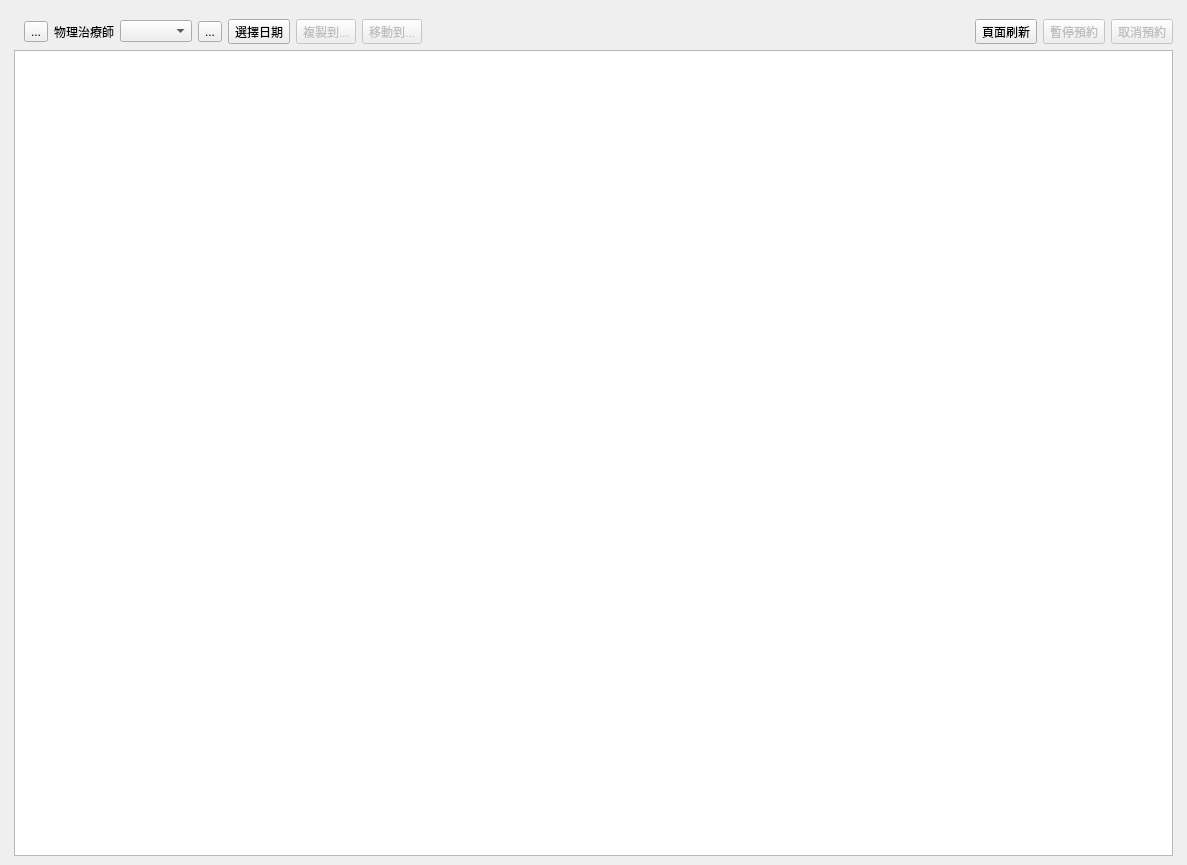
<?xml version="1.0" encoding="UTF-8"?>
<ui version="4.0">
 <class>WindowReservation</class>
 <widget class="QMainWindow" name="WindowReservation">
  <property name="geometry">
   <rect>
    <x>0</x>
    <y>0</y>
    <width>1187</width>
    <height>865</height>
   </rect>
  </property>
  <property name="windowTitle">
   <string>預約掛號</string>
  </property>
  <widget class="QWidget" name="centralwidget">
   <layout class="QVBoxLayout" name="verticalLayout_3">
    <item>
     <layout class="QVBoxLayout" name="verticalLayout">
      <property name="leftMargin">
       <number>5</number>
      </property>
      <property name="topMargin">
       <number>10</number>
      </property>
      <property name="rightMargin">
       <number>5</number>
      </property>
      <item>
       <layout class="QHBoxLayout" name="horizontalLayout_4">
        <property name="leftMargin">
         <number>10</number>
        </property>
        <property name="topMargin">
         <number>0</number>
        </property>
        <property name="bottomMargin">
         <number>0</number>
        </property>
        <item>
         <widget class="QToolButton" name="toolButton_previous">
          <property name="text">
           <string>...</string>
          </property>
          <property name="icon">
           <iconset>
            <normaloff>../icons/go-previous.svg</normaloff>../icons/go-previous.svg</iconset>
          </property>
         </widget>
        </item>
        <item>
         <widget class="QLabel" name="label_calendar">
          <property name="text">
           <string>物理治療師</string>
          </property>
         </widget>
        </item>
        <item>
         <widget class="QComboBox" name="comboBox_physiotherapy"/>
        </item>
        <item>
         <widget class="QToolButton" name="toolButton_next">
          <property name="text">
           <string>...</string>
          </property>
          <property name="icon">
           <iconset>
            <normaloff>../icons/go-next.svg</normaloff>../icons/go-next.svg</iconset>
          </property>
         </widget>
        </item>
        <item>
         <widget class="QToolButton" name="toolButton_get_calendar">
          <property name="enabled">
           <bool>true</bool>
          </property>
          <property name="text">
           <string>選擇日期</string>
          </property>
          <property name="icon">
           <iconset>
            <normaloff>../icons/calendar.svg</normaloff>../icons/calendar.svg</iconset>
          </property>
          <property name="toolButtonStyle">
           <enum>Qt::ToolButtonTextBesideIcon</enum>
          </property>
         </widget>
        </item>
        <item>
         <widget class="QToolButton" name="toolButton_copy_to">
          <property name="enabled">
           <bool>false</bool>
          </property>
          <property name="text">
           <string>複製到...</string>
          </property>
          <property name="icon">
           <iconset>
            <normaloff>../icons/gtk-copy.svg</normaloff>../icons/gtk-copy.svg</iconset>
          </property>
          <property name="toolButtonStyle">
           <enum>Qt::ToolButtonTextBesideIcon</enum>
          </property>
         </widget>
        </item>
        <item>
         <widget class="QToolButton" name="toolButton_move_to">
          <property name="enabled">
           <bool>false</bool>
          </property>
          <property name="text">
           <string>移動到...</string>
          </property>
          <property name="icon">
           <iconset>
            <normaloff>../icons/gtk-cut.svg</normaloff>../icons/gtk-cut.svg</iconset>
          </property>
          <property name="toolButtonStyle">
           <enum>Qt::ToolButtonTextBesideIcon</enum>
          </property>
         </widget>
        </item>
        <item>
         <spacer name="horizontalSpacer_4">
          <property name="orientation">
           <enum>Qt::Horizontal</enum>
          </property>
          <property name="sizeHint" stdset="0">
           <size>
            <width>40</width>
            <height>20</height>
           </size>
          </property>
         </spacer>
        </item>
        <item>
         <widget class="QToolButton" name="toolButton_refresh">
          <property name="enabled">
           <bool>true</bool>
          </property>
          <property name="text">
           <string>頁面刷新</string>
          </property>
          <property name="icon">
           <iconset>
            <normaloff>../icons/stock_refresh.svg</normaloff>../icons/stock_refresh.svg</iconset>
          </property>
          <property name="toolButtonStyle">
           <enum>Qt::ToolButtonTextBesideIcon</enum>
          </property>
         </widget>
        </item>
        <item>
         <widget class="QToolButton" name="toolButton_stop_reservation">
          <property name="enabled">
           <bool>false</bool>
          </property>
          <property name="text">
           <string>暫停預約</string>
          </property>
          <property name="icon">
           <iconset>
            <normaloff>../icons/stop.png</normaloff>../icons/stop.png</iconset>
          </property>
          <property name="toolButtonStyle">
           <enum>Qt::ToolButtonTextBesideIcon</enum>
          </property>
         </widget>
        </item>
        <item>
         <widget class="QToolButton" name="toolButton_cancel_reservation">
          <property name="enabled">
           <bool>false</bool>
          </property>
          <property name="text">
           <string>取消預約</string>
          </property>
          <property name="icon">
           <iconset>
            <normaloff>../icons/cancel.svg</normaloff>../icons/cancel.svg</iconset>
          </property>
          <property name="toolButtonStyle">
           <enum>Qt::ToolButtonTextBesideIcon</enum>
          </property>
         </widget>
        </item>
       </layout>
      </item>
      <item>
       <widget class="QTableWidget" name="tableWidget_calendar">
        <property name="styleSheet">
         <string notr="true"/>
        </property>
        <property name="editTriggers">
         <set>QAbstractItemView::NoEditTriggers</set>
        </property>
        <property name="selectionMode">
         <enum>QAbstractItemView::SingleSelection</enum>
        </property>
        <attribute name="horizontalHeaderMinimumSectionSize">
         <number>51</number>
        </attribute>
        <attribute name="horizontalHeaderDefaultSectionSize">
         <number>117</number>
        </attribute>
        <attribute name="verticalHeaderDefaultSectionSize">
         <number>53</number>
        </attribute>
       </widget>
      </item>
     </layout>
    </item>
   </layout>
  </widget>
 </widget>
 <resources/>
 <connections/>
</ui>
